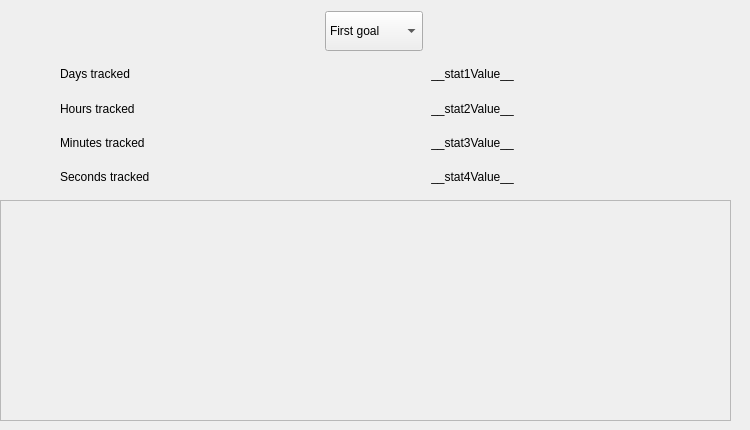
    <widget class="QWidget" name="tab_4">
     <attribute name="title">
      <string>Stats</string>
     </attribute>
     <widget class="QWidget" name="layoutWidget_9">
      <property name="geometry">
       <rect>
        <x>10</x>
        <y>10</y>
        <width>727</width>
        <height>42</height>
       </rect>
      </property>
      <layout class="QHBoxLayout" name="horizontalLayout_15">
       <item>
        <spacer name="horizontalSpacer_35">
         <property name="orientation">
          <enum>Qt::Horizontal</enum>
         </property>
         <property name="sizeType">
          <enum>QSizePolicy::MinimumExpanding</enum>
         </property>
         <property name="sizeHint" stdset="0">
          <size>
           <width>50</width>
           <height>20</height>
          </size>
         </property>
        </spacer>
       </item>
       <item>
        <widget class="QComboBox" name="goalTitle_ComboBox_3">
         <property name="minimumSize">
          <size>
           <width>0</width>
           <height>40</height>
          </size>
         </property>
         <item>
          <property name="text">
           <string>First goal</string>
          </property>
         </item>
         <item>
          <property name="text">
           <string>Second goal</string>
          </property>
         </item>
         <item>
          <property name="text">
           <string>Third goal</string>
          </property>
         </item>
        </widget>
       </item>
       <item>
        <spacer name="horizontalSpacer_36">
         <property name="orientation">
          <enum>Qt::Horizontal</enum>
         </property>
         <property name="sizeType">
          <enum>QSizePolicy::MinimumExpanding</enum>
         </property>
         <property name="sizeHint" stdset="0">
          <size>
           <width>50</width>
           <height>20</height>
          </size>
         </property>
        </spacer>
       </item>
      </layout>
     </widget>
     <widget class="QWidget" name="layoutWidget">
      <property name="geometry">
       <rect>
        <x>10</x>
        <y>60</y>
        <width>731</width>
        <height>131</height>
       </rect>
      </property>
      <layout class="QVBoxLayout" name="verticalLayout_10">
       <item>
        <layout class="QHBoxLayout" name="horizontalLayout_16">
         <item>
          <spacer name="horizontalSpacer_52">
           <property name="orientation">
            <enum>Qt::Horizontal</enum>
           </property>
           <property name="sizeType">
            <enum>QSizePolicy::Fixed</enum>
           </property>
           <property name="sizeHint" stdset="0">
            <size>
             <width>50</width>
             <height>20</height>
            </size>
           </property>
          </spacer>
         </item>
         <item>
          <widget class="QLabel" name="stat1_label">
           <property name="text">
            <string>Days tracked</string>
           </property>
          </widget>
         </item>
         <item>
          <spacer name="horizontalSpacer_37">
           <property name="orientation">
            <enum>Qt::Horizontal</enum>
           </property>
           <property name="sizeType">
            <enum>QSizePolicy::Fixed</enum>
           </property>
           <property name="sizeHint" stdset="0">
            <size>
             <width>50</width>
             <height>20</height>
            </size>
           </property>
          </spacer>
         </item>
         <item>
          <widget class="QLabel" name="stat1Value_label">
           <property name="text">
            <string>__stat1Value__</string>
           </property>
           <property name="alignment">
            <set>Qt::AlignCenter</set>
           </property>
          </widget>
         </item>
         <item>
          <spacer name="horizontalSpacer_41">
           <property name="orientation">
            <enum>Qt::Horizontal</enum>
           </property>
           <property name="sizeType">
            <enum>QSizePolicy::Fixed</enum>
           </property>
           <property name="sizeHint" stdset="0">
            <size>
             <width>150</width>
             <height>20</height>
            </size>
           </property>
          </spacer>
         </item>
        </layout>
       </item>
       <item>
        <layout class="QHBoxLayout" name="horizontalLayout_17">
         <item>
          <spacer name="horizontalSpacer_53">
           <property name="orientation">
            <enum>Qt::Horizontal</enum>
           </property>
           <property name="sizeType">
            <enum>QSizePolicy::Fixed</enum>
           </property>
           <property name="sizeHint" stdset="0">
            <size>
             <width>50</width>
             <height>20</height>
            </size>
           </property>
          </spacer>
         </item>
         <item>
          <widget class="QLabel" name="stat2_label">
           <property name="text">
            <string>Hours tracked</string>
           </property>
          </widget>
         </item>
         <item>
          <spacer name="horizontalSpacer_38">
           <property name="orientation">
            <enum>Qt::Horizontal</enum>
           </property>
           <property name="sizeType">
            <enum>QSizePolicy::Fixed</enum>
           </property>
           <property name="sizeHint" stdset="0">
            <size>
             <width>50</width>
             <height>20</height>
            </size>
           </property>
          </spacer>
         </item>
         <item>
          <widget class="QLabel" name="stat2Value_label">
           <property name="text">
            <string>__stat2Value__</string>
           </property>
           <property name="alignment">
            <set>Qt::AlignCenter</set>
           </property>
          </widget>
         </item>
         <item>
          <spacer name="horizontalSpacer_44">
           <property name="orientation">
            <enum>Qt::Horizontal</enum>
           </property>
           <property name="sizeType">
            <enum>QSizePolicy::Fixed</enum>
           </property>
           <property name="sizeHint" stdset="0">
            <size>
             <width>150</width>
             <height>20</height>
            </size>
           </property>
          </spacer>
         </item>
        </layout>
       </item>
       <item>
        <layout class="QHBoxLayout" name="horizontalLayout_18">
         <item>
          <spacer name="horizontalSpacer_54">
           <property name="orientation">
            <enum>Qt::Horizontal</enum>
           </property>
           <property name="sizeType">
            <enum>QSizePolicy::Fixed</enum>
           </property>
           <property name="sizeHint" stdset="0">
            <size>
             <width>50</width>
             <height>20</height>
            </size>
           </property>
          </spacer>
         </item>
         <item>
          <widget class="QLabel" name="stat3_label">
           <property name="text">
            <string>Minutes tracked</string>
           </property>
          </widget>
         </item>
         <item>
          <spacer name="horizontalSpacer_39">
           <property name="orientation">
            <enum>Qt::Horizontal</enum>
           </property>
           <property name="sizeType">
            <enum>QSizePolicy::Fixed</enum>
           </property>
           <property name="sizeHint" stdset="0">
            <size>
             <width>50</width>
             <height>20</height>
            </size>
           </property>
          </spacer>
         </item>
         <item>
          <widget class="QLabel" name="stat3Value_label">
           <property name="text">
            <string>__stat3Value__</string>
           </property>
           <property name="alignment">
            <set>Qt::AlignCenter</set>
           </property>
          </widget>
         </item>
         <item>
          <spacer name="horizontalSpacer_42">
           <property name="orientation">
            <enum>Qt::Horizontal</enum>
           </property>
           <property name="sizeType">
            <enum>QSizePolicy::Fixed</enum>
           </property>
           <property name="sizeHint" stdset="0">
            <size>
             <width>150</width>
             <height>20</height>
            </size>
           </property>
          </spacer>
         </item>
        </layout>
       </item>
       <item>
        <layout class="QHBoxLayout" name="horizontalLayout_19">
         <item>
          <spacer name="horizontalSpacer_55">
           <property name="orientation">
            <enum>Qt::Horizontal</enum>
           </property>
           <property name="sizeType">
            <enum>QSizePolicy::Fixed</enum>
           </property>
           <property name="sizeHint" stdset="0">
            <size>
             <width>50</width>
             <height>20</height>
            </size>
           </property>
          </spacer>
         </item>
         <item>
          <widget class="QLabel" name="stat4_label">
           <property name="text">
            <string>Seconds tracked</string>
           </property>
          </widget>
         </item>
         <item>
          <spacer name="horizontalSpacer_40">
           <property name="orientation">
            <enum>Qt::Horizontal</enum>
           </property>
           <property name="sizeType">
            <enum>QSizePolicy::Fixed</enum>
           </property>
           <property name="sizeHint" stdset="0">
            <size>
             <width>50</width>
             <height>20</height>
            </size>
           </property>
          </spacer>
         </item>
         <item>
          <widget class="QLabel" name="stat4Value_label">
           <property name="text">
            <string>__stat4Value__</string>
           </property>
           <property name="alignment">
            <set>Qt::AlignCenter</set>
           </property>
          </widget>
         </item>
         <item>
          <spacer name="horizontalSpacer_43">
           <property name="orientation">
            <enum>Qt::Horizontal</enum>
           </property>
           <property name="sizeType">
            <enum>QSizePolicy::Fixed</enum>
           </property>
           <property name="sizeHint" stdset="0">
            <size>
             <width>150</width>
             <height>20</height>
            </size>
           </property>
          </spacer>
         </item>
        </layout>
       </item>
      </layout>
     </widget>
     <widget class="QFrame" name="chart_frame">
      <property name="geometry">
       <rect>
        <x>0</x>
        <y>200</y>
        <width>731</width>
        <height>221</height>
       </rect>
      </property>
      <property name="frameShape">
       <enum>QFrame::StyledPanel</enum>
      </property>
      <property name="frameShadow">
       <enum>QFrame::Raised</enum>
      </property>
     </widget>
    </widget>
